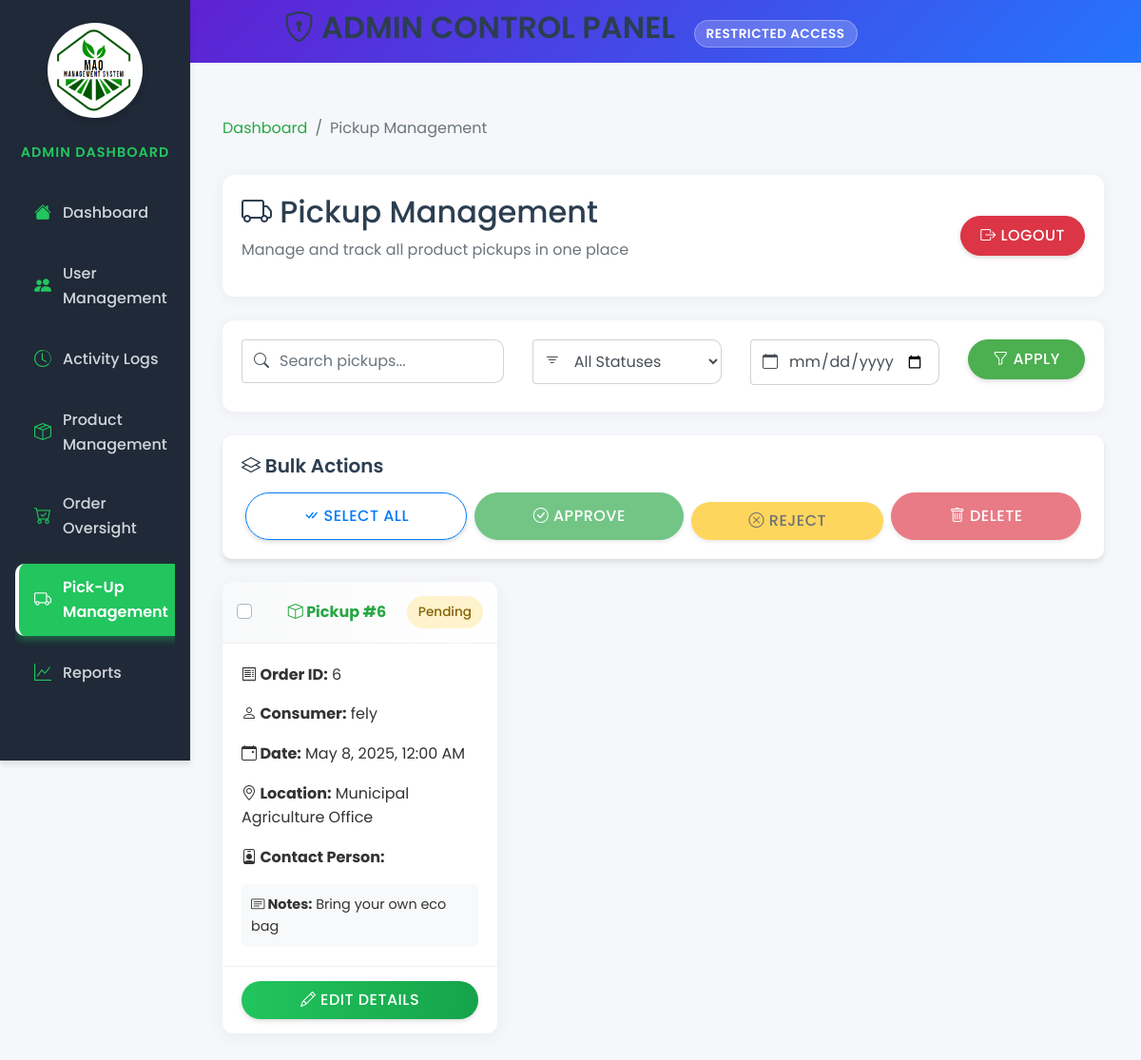
The app's page /views/admin/pickup-management.php?date=2025-05-08 00:00:00 (signed in) with its own data.
### tables this page shows
CREATE TABLE `pickups` (
  `pickup_id` int(11) NOT NULL,
  `order_id` int(11) NOT NULL,
  `payment_id` int(11) DEFAULT NULL,
  `pickup_status` enum('pending','assigned','ready','completed','cancelled','canceled') DEFAULT 'pending',
  `pickup_date` datetime DEFAULT NULL,
  `pickup_location` varchar(255) DEFAULT 'Municipal Agriculture Office',
  `pickup_notes` text DEFAULT NULL,
  `office_location` varchar(255) DEFAULT 'Municipal Agriculture Office',
  `contact_person` varchar(100) DEFAULT NULL
);

CREATE TABLE `orders` (
  `order_id` int(11) NOT NULL,
  `consumer_id` int(11) DEFAULT NULL,
  `order_status` enum('pending','completed','canceled') DEFAULT 'pending',
  `order_date` timestamp NOT NULL DEFAULT current_timestamp(),
  `pickup_details` text DEFAULT NULL
);

CREATE TABLE `users` (
  `user_id` int(11) NOT NULL,
  `username` varchar(50) NOT NULL,
  `password` varchar(255) NOT NULL,
  `email` varchar(100) NOT NULL,
  `role_id` int(11) DEFAULT NULL,
  `created_at` timestamp NOT NULL DEFAULT current_timestamp(),
  `updated_at` timestamp NOT NULL DEFAULT current_timestamp() ON UPDATE current_timestamp(),
  `first_name` varchar(100) NOT NULL,
  `last_name` varchar(100) NOT NULL,
  `contact_number` varchar(20) DEFAULT NULL,
  `address` text DEFAULT NULL
);

### views/admin/pickup-management.php (the view, shortened to what this page needs)
<?php
$database = new Database();
$conn = $database->connect();
$limit = 10;
$page = isset($_GET['page']) ? (int)$_GET['page'] : 1;
$offset = ($page - 1) * $limit;
$search = isset($_GET['search']) ? trim($_GET['search']) : '';
$dateFilter = isset($_GET['date']) ? $_GET['date'] : '';
$query = "SELECT
            p.pickup_id,
            o.order_id,
            c.username AS consumer_name,
            p.pickup_status,
            p.pickup_date,
            p.pickup_location,
            p.contact_person,
            p.pickup_notes
          FROM pickups AS p
          JOIN orders AS o ON p.order_id = o.order_id
          JOIN users AS c ON o.consumer_id = c.user_id";
$whereClauses = [];
$queryParams = [];
if (!empty($dateFilter)) {
    $whereClauses[] = "DATE(p.pickup_date) = :date";
    $queryParams[':date'] = $dateFilter;
}
if (!empty($whereClauses)) {
    $query .= " WHERE " . implode(" AND ", $whereClauses);
}
$query .= " ORDER BY p.pickup_date DESC LIMIT :limit OFFSET :offset";
$stmt = $conn->prepare($query);
$stmt->bindValue(':limit', $limit, PDO::PARAM_INT);
$stmt->bindValue(':offset', $offset, PDO::PARAM_INT);
if (!empty($queryParams)) {
    foreach ($queryParams as $param => $value) {
        $stmt->bindValue($param, $value, PDO::PARAM_STR);
    }
}
$stmt->execute();
$pickups = $stmt->fetchAll(PDO::FETCH_ASSOC);
?>
<!DOCTYPE html>
<html lang="en">
<head>
    <link href="https://stackpath.bootstrapcdn.com/bootstrap/4.5.2/css/bootstrap.min.css" rel="stylesheet">
    <link href="https://cdn.jsdelivr.net/npm/bootstrap-icons/font/bootstrap-icons.css" rel="stylesheet">
    <link rel="stylesheet" href="../../public/style/admin.css">
    <link rel="stylesheet" href="../../public/style/admin-sidebar.css">
    <link rel="stylesheet" href="../../public/style/pickup-management.css">
    <link rel="stylesheet" href="https://cdnjs.cloudflare.com/ajax/libs/bootstrap-datepicker/1.9.0/css/bootstrap-datepicker.min.css">
</head>
<body>
    <div class="admin-header text-center">
        <h2><i class="bi bi-shield-lock"></i> ADMIN CONTROL PANEL <span class="admin-badge">Restricted Access</span></h2>
    </div>
    <div class="container-fluid">
        <div class="row">
            <?php include '../../views/global/admin-sidebar.php'; ?>
            <main role="main" class="col-md-9 ml-sm-auto col-lg-10 px-4 py-4 pickup-management-page">
                <nav aria-label="breadcrumb">
                    <ol class="breadcrumb">
                        <li class="breadcrumb-item"><a href="admin-dashboard.php">Dashboard</a></li>
                        <li class="breadcrumb-item active" aria-current="page">Pickup Management</li>
                    </ol>
                </nav>
                <div class="page-header">
                    <div class="header-content">
                        <h1 class="h2"><i class="bi bi-truck"></i> Pickup Management</h1>
                        <p class="text-muted">Manage and track all product pickups in one place</p>
                    </div>
                    <form method="POST" onsubmit="return confirm('Are you sure you want to logout?');" class="logout-container">
                        <button type="submit" name="logout" class="btn btn-danger">
                            <i class="bi bi-box-arrow-right"></i> Logout
                        </button>
                    </form>
                </div>
                <div class="search-container">
                    <form method="GET" action="" class="row">
                        <div class="col-md-4 mb-2">
                            <div class="input-group">
                                <div class="input-group-prepend">
                                    <span class="input-group-text"><i class="bi bi-search"></i></span>
                                </div>
                                <input type="text" name="search" class="form-control" placeholder="Search pickups..." value="<?= htmlspecialchars($search) ?>">
                            </div>
                        </div>
                        <div class="col-md-3 mb-2">
                            <div class="input-group">
                                <div class="input-group-prepend">
                                    <span class="input-group-text"><i class="bi bi-filter"></i></span>
                                </div>
                                <select name="status" class="form-control">
                                    <option value="">All Statuses</option>
                                </select>
                            </div>
                        </div>
                        <div class="col-md-3 mb-2">
                            <div class="input-group">
                                <div class="input-group-prepend">
                                    <span class="input-group-text"><i class="bi bi-calendar"></i></span>
                                </div>
                                <input type="date" name="date" class="form-control" value="<?= htmlspecialchars($dateFilter) ?>">
                            </div>
                        </div>
                        <div class="col-md-2 mb-2">
                            <button type="submit" class="btn btn-success btn-block">
                                <i class="bi bi-funnel"></i> Apply
                            </button>
                        </div>
                    </form>
                </div>
                <div class="batch-actions-bar mb-3">
                    <div class="card">
                        <div class="card-body">
                            <h5 class="card-title mb-3"><i class="bi bi-layers"></i> Bulk Actions</h5>
                            <div class="d-flex flex-wrap justify-content-between">
                                <button type="button" id="selectAllBtn" class="btn btn-outline-primary flex-fill mx-1 mb-0">
                                    <i class="bi bi-check-all"></i> Select All
                                </button>
                                <button type="button" id="approveSelectedBtn" class="btn btn-success flex-fill mx-1 mb-0">
                                    <i class="bi bi-check-circle"></i> Approve
                                </button>
                                <button type="button" id="rejectSelectedBtn" class="btn btn-warning flex-fill mx-1 mb-0">
                                    <i class="bi bi-x-circle"></i> Reject
                                </button>
                                <button type="button" id="deleteSelectedBtn" class="btn btn-danger flex-fill mx-1 mb-0">
                                    <i class="bi bi-trash"></i> Delete
                                </button>
                            </div>
                        </div>
                    </div>
                </div>
                <?php if (count($pickups) > 0): ?>
                    <div class="row">
                        <?php foreach ($pickups as $pickup): ?>
                            <div class="col-md-6 col-lg-4">
                                <div class="card pickup-card mb-4">
                                    <div class="card-header d-flex justify-content-between align-items-center">
                                        <span class="font-weight-bold"><i class="bi bi-box"></i> Pickup #<?= htmlspecialchars($pickup['pickup_id']) ?></span>
                                        <span class="status-label status-<?= strtolower(str_replace(' ', '-', $pickup['pickup_status'])) ?>">
                                            <?= ucfirst(htmlspecialchars($pickup['pickup_status'])) ?>
                                        </span>
                                    </div>
                                    <div class="card-body">
                                        <p><strong><i class="bi bi-receipt"></i> Order ID:</strong> <?= htmlspecialchars($pickup['order_id']) ?></p>
                                        <p><strong><i class="bi bi-person"></i> Consumer:</strong> <?= htmlspecialchars($pickup['consumer_name']) ?></p>
                                        <p><strong><i class="bi bi-calendar-event"></i> Date:</strong> <?= htmlspecialchars(date("F j, Y, g:i A", strtotime($pickup['pickup_date']))) ?></p>
                                        <p><strong><i class="bi bi-geo-alt"></i> Location:</strong> <?= htmlspecialchars($pickup['pickup_location']) ?></p>
                                        <p>
                                            <strong><i class="bi bi-person-badge"></i> Contact Person:</strong>
                                        </p>
                                        <div class="pickup-notes">
                                            <strong><i class="bi bi-card-text"></i> Notes:</strong> <?= htmlspecialchars($pickup['pickup_notes'] ?: 'No notes available') ?>
                                        </div>
                                    </div>
                                    <div class="card-footer">
                                        <button type="button" class="btn btn-primary btn-block edit-pickup-btn"
                                                data-toggle="modal"
                                                data-target="#editPickupModal"
                                                data-pickup-id="<?= htmlspecialchars($pickup['pickup_id']) ?>"
                                                data-pickup-status="<?= htmlspecialchars($pickup['pickup_status']) ?>"
                                                data-pickup-date="<?= htmlspecialchars($pickup['pickup_date']) ?>"
                                                data-pickup-location="<?= htmlspecialchars($pickup['pickup_location']) ?>"
                                                data-contact-person="<?= htmlspecialchars($pickup['contact_person']) ?>"
                                                data-pickup-notes="<?= htmlspecialchars($pickup['pickup_notes']) ?>">
                                            <i class="bi bi-pencil"></i> Edit Details
                                        </button>
                                    </div>
                                </div>
                            </div>
                        <?php endforeach; ?>
                    </div>
                <?php endif; ?>
            </main>
        </div>
    </div>
</body>
</html>

### public/style/admin.css (style rules this page uses)
:root { --primary: #3f51b5; --secondary: #4caf50; --info: #2196f3; --warning: #ffc107; --danger: #f44336; --dark: #212121; --light: #f8f9fa; --shadow-sm: 0 2px 8px rgba(0, 0, 0, 0.06); --shadow-md: 0 5px 15px rgba(0, 0, 0, 0.07); --shadow-lg: 0 8px 25px rgba(0, 0, 0, 0.1); --transition: all 0.3s ease; --radius: 12px; --primary-color: #4caf50; --primary-dark: #3e8e41; --primary-light: #8bc34a; --secondary-color: #2196f3; --accent-color: #ff9800; --danger-color: #f44336; --warning-color: #ffeb3b; --success-color: #4caf50; --info-color: #2196f3; --dark-color: #343a40; --light-color: #f8f9fa; --gray-color: #6c757d; --light-gray: #e9ecef; --white-color: #ffffff; --shadow: 0 4px 6px rgba(0, 0, 0, 0.1); }
body { background-color: #f3f4f6; color: #475569; font-family: "Poppins", sans-serif; font-size: 16px; line-height: 1.6; margin: 0; padding: 0; overflow-x: hidden; background-color: #f5f7fa; color: #333; }
.btn-warning { background-color: #fbbf24; color: #fff; border: none; margin: 10px; }
.btn-primary { background: linear-gradient(to right, #22c55e, #16a34a); border: none; padding: 0.8rem 1.6rem; font-weight: 600; color: #ffffff; border-radius: 10px; transition: all 0.3s ease-in-out; }
.btn { border-radius: 50px; padding: 8px 20px; font-weight: 500; text-transform: uppercase; letter-spacing: 0.5px; transition: var(--transition); box-shadow: 0 2px 5px rgba(0, 0, 0, 0.15); }
.btn-primary { background-color: var(--primary-color); border-color: var(--primary-color); }
.btn-success { background-color: var(--success-color); border-color: var(--success-color); }
.btn-danger { background-color: var(--danger-color); border-color: var(--danger-color); }
.btn-warning { background-color: var(--warning-color); border-color: var(--warning-color); color: #212529; }
.container-fluid { padding: 20px 30px; }
h1, h2, h3, h4, h5, h6 { font-weight: 600; color: #2c3e50; }
.card { border: none; border-radius: var(--radius); box-shadow: var(--shadow); transition: var(--transition); margin-bottom: 24px; background-color: var(--white-color); }
.card-header { background: linear-gradient(135deg, var(--primary-color)); color: white; border-radius: var(--radius) var(--radius) 0 0 !important; padding: 15px 20px; font-weight: 500; border: none; }
.card-body { padding: 20px; }
.form-control { height: fit-content; border-radius: var(--radius); border: 1px solid #ced4da; padding: 10px 15px; transition: var(--transition); }
.breadcrumb { background-color: transparent; padding: 0.75rem 0; margin-bottom: 1rem; }
.breadcrumb-item a { color: var(--primary-color); text-decoration: none; transition: var(--transition); }
.breadcrumb-item.active { color: var(--gray-color); }

### public/style/admin-sidebar.css (style rules this page uses)
:root { --primary-color: #28a745; --primary-light: #e8f5e9; --sidebar-bg: #1f2937; --sidebar-hover: #16a34a; --sidebar-active: #22c55e; --sidebar-text: #d1d5db; --sidebar-icon: #22c55e; --transition: all 0.3s ease; --radius: 10px; --shadow-md: 0 4px 6px rgba(0, 0, 0, 0.1); }

### public/style/pickup-management.css (style rules this page uses)
:root { --primary-color: #28a745; --primary-light: #e8f5e9; --secondary-color: #007bff; --warning-color: #ffc107; --danger-color: #dc3545; --info-color: #17a2b8; --dark-color: #343a40; --light-color: #f8f9fa; --border-radius: 10px; --box-shadow: 0 4px 12px rgba(0, 0, 0, 0.1); --transition: all 0.3s ease; }
.breadcrumb { background-color: transparent; padding: 0.75rem 0; margin-bottom: 1.5rem; }
.breadcrumb-item a { color: var(--primary-color); text-decoration: none; transition: var(--transition); }
.search-container { background-color: white; border-radius: var(--border-radius); padding: 20px; margin-bottom: 25px; box-shadow: var(--box-shadow); }
.pickup-card { border: none; border-radius: var(--border-radius); box-shadow: var(--box-shadow); transition: var(--transition); overflow: hidden; }
.pickup-card .card-header { background-color: var(--primary-light); border-bottom: 2px solid var(--primary-color); font-weight: 600; color: var(--primary-color); }
.pickup-card .card-body { padding: 20px; }
.pickup-card .card-footer { background-color: white; border-top: 1px solid #f0f0f0; padding: 15px 20px; }
.status-label { padding: 6px 12px; border-radius: 20px; font-size: 0.85rem; font-weight: 500; }
.status-pending { background-color: #fff3cd; color: #856404; }
.pickup-notes { max-height: 80px; overflow-y: auto; margin-top: 10px; padding: 10px; background-color: #f8f9fa; border-radius: 5px; font-size: 0.9rem; }

### records on screen
pickups: pickup_id "6", pickup_status "Pending", order.order_id "6", users.username "fely", pickup_date "May 8, 2025, 12:00 AM", pickup_location "Municipal Agriculture Office", pickup_notes "Bring your own eco bag"
